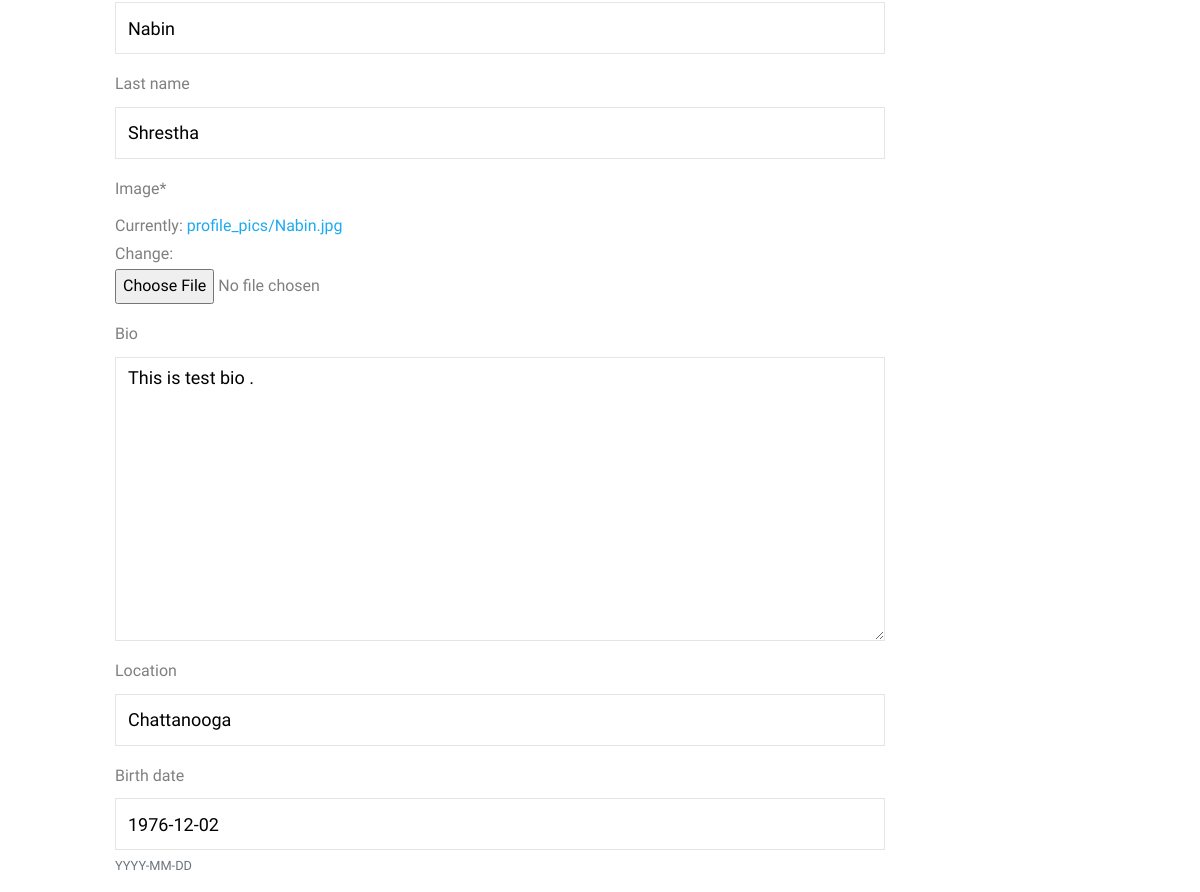
The page /profile/ (signed in, middle part) on the database as committed earlier.
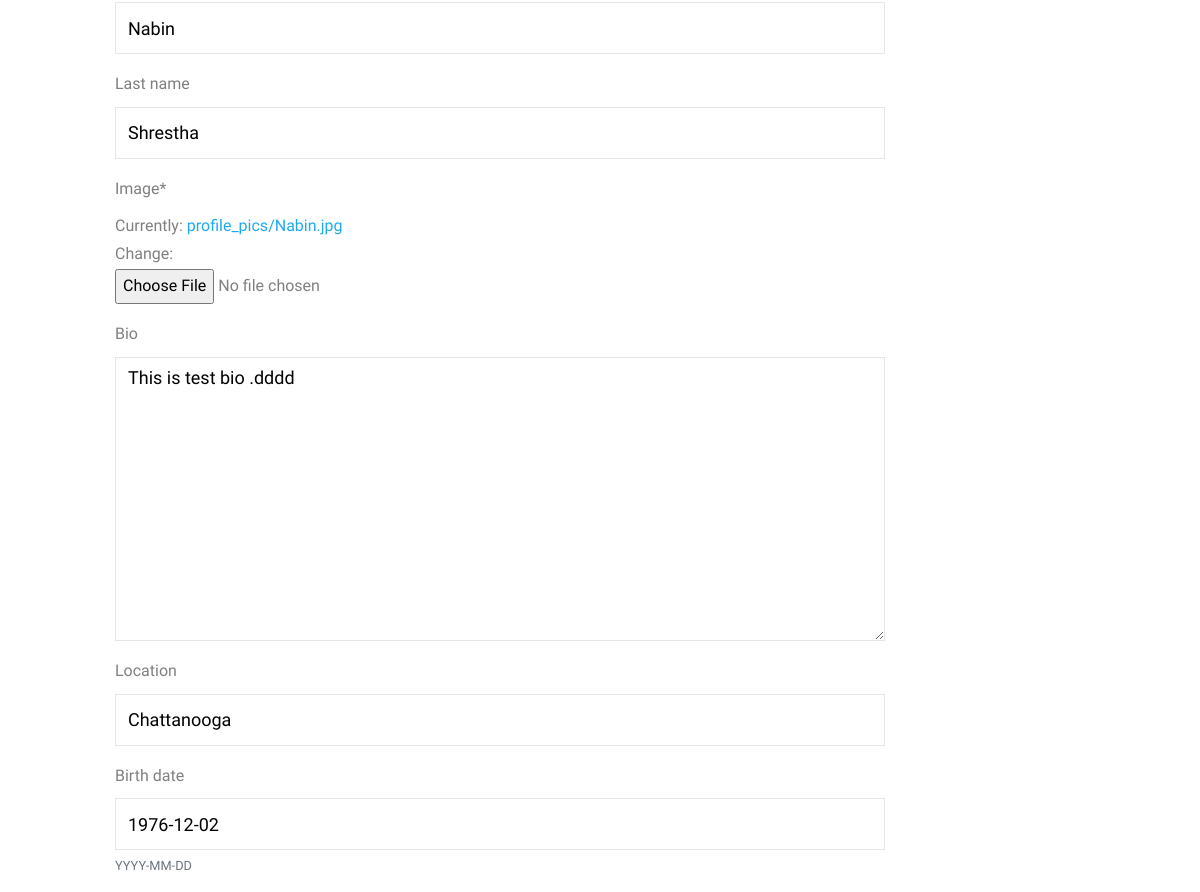
The same page on the database as committed later.
### users/models.py (models this page shows, shortened)
class Profile(models.Model):
    user = models.OneToOneField(User, on_delete=models.CASCADE)
    image = models.ImageField(default='default.jpg', upload_to='profile_pics')
    title = models.CharField( max_length=30, blank=True)
    bio = models.TextField(max_length=500, blank=True)
    location = models.CharField(max_length=30, blank=True)
    birth_date = models.DateField(null=True, blank=True, help_text='YYYY-MM-DD')
    user_staff = models.BooleanField(default=False)
    user_admin = models.BooleanField(default=False)
    teacher = models.BooleanField(default=False)
    facebook = models.CharField( max_length=300, blank=True,default='#')
    google = models.CharField( max_length=300, blank=True,default='#')
    tweeter = models.CharField( max_length=300, blank=True,default='#')

### users/views.py (the view)
# urls.py: path('profile/',user_views.profile, name='profile'),
@login_required
def profile(request):
    if request.method == 'POST':
        u_form = UserUpdateForm(request.POST, instance=request.user)
        p_form = ProfileUpdateForm( request.POST,
                                    request.FILES,
                                    instance=request.user.profile)
        if u_form.is_valid() and p_form.is_valid():
            u_form.save()
            p_form.save()
            messages.success(request, f'Your account has been updated!')
            return redirect('profile')
    else:
        u_form = UserUpdateForm(instance=request.user)
        p_form = ProfileUpdateForm(instance=request.user.profile)
    blog_latest = Post.objects.all().order_by('-date_posted')[0:3]
    context ={
        'u_form':u_form,
        'p_form':p_form,
        'blog_latest':blog_latest
    }
    return render(request, 'users/profile.html',context)

### users/forms.py
class UserUpdateForm(forms.ModelForm):
    email = forms.EmailField()
    class Meta:
        model = User
        fields = ['username','email','first_name','last_name']

class ProfileUpdateForm(forms.ModelForm):
    class Meta:
        model = Profile
        fields =['image','bio','location','birth_date','facebook','google','tweeter']

### blogs/models.py (called while the page is built)
    def get_absolute_url(self):
        return reverse('post-detail', kwargs={'pk': self.pk})

### newsletters/custom_context_processor.py (called while the page is built)
def  blog_post_latest(request):
    blog_latest = Post.objects.all().order_by('-date_posted')[0:3]
    return {'blog_latest_footer':blog_latest}

### templates/users/profile.html (shortened to what this page needs)
{% extends 'base.html' %}
{% load crispy_forms_tags %}
{% load static %}
{% block content %}
<div class="content-section col-lg-8 offset-lg-1 mt-4">
    <form method="POST" enctype="multipart/form-data">
        <fieldset class="form-group">
            {{ u_form|crispy }}
            {{ p_form|crispy }}
        </fieldset>
    </form>
  </div>
{% endblock content %}

Rows that differ between the two databases and show on the page:
changed Profile "Chattanooga": bio "This is test bio ." → "This is test bio .dddd"
